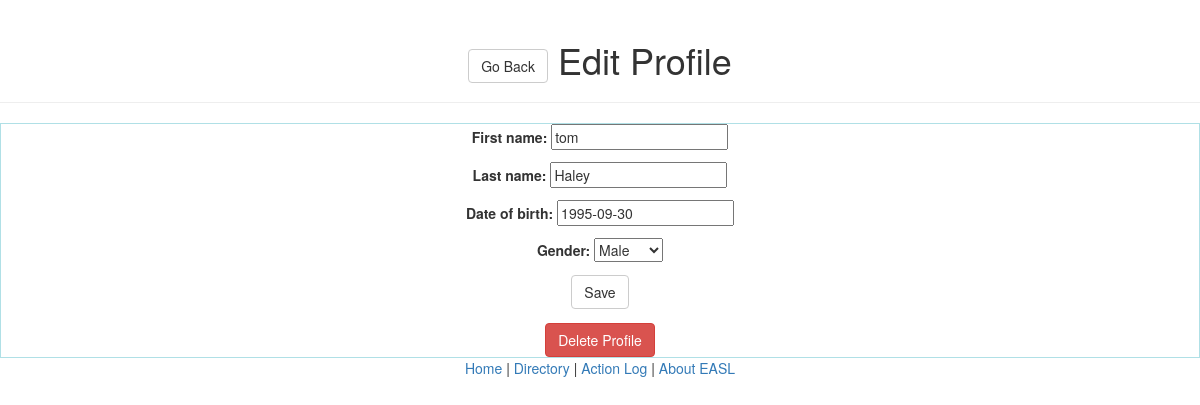
/edit_page/8/, run on an earlier commit of the app's database.
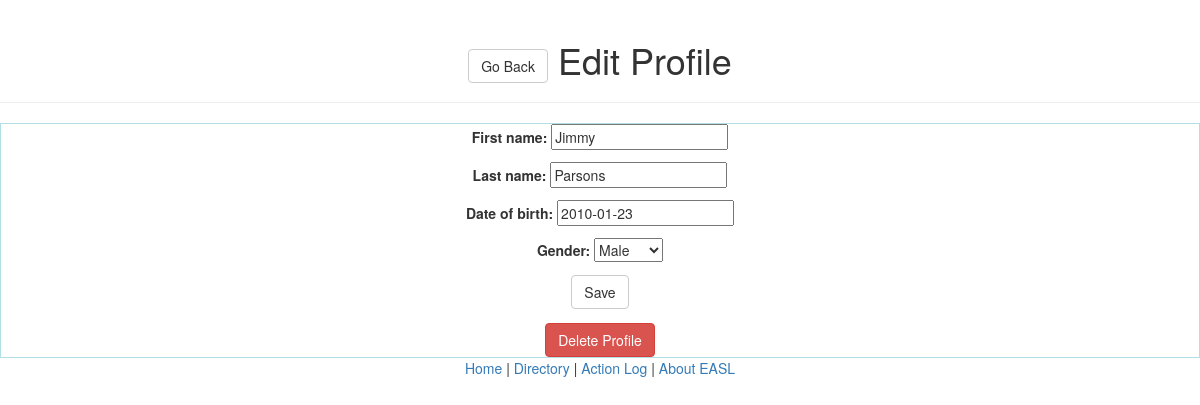
And on a later commit of the database.
### webApp/models.py (models this page shows, shortened)
class Student(models.Model):
    first_name = models.CharField(max_length=50)
    last_name = models.CharField(max_length=50)
    date_of_birth = models.DateField()
    gender = models.CharField(max_length=10, choices=[('M', 'Male'), ('F', 'Female')])
    class Meta:
        unique_together = [("first_name", "last_name", "date_of_birth")]
        ordering = ['last_name']

### webApp/views.py (the view, shortened to what this page needs)
# urls.py: url(r'edit_page/(\d+)/', views.edit_page, name='edit_page'),
def edit_page(request, id):
    try:
        student = Student.objects.get(id=id)
    except Student.DoesNotExist:
        raise Http404('Student not found')
    display_success = False
    form = StudentEditForm(initial={
            'first_name': student.first_name,
            'last_name': student.last_name,
            'date_of_birth': student.date_of_birth,
            'gender': student.gender
            })
    return render(request, 'edit_page.html',{'student': student, 'form': form, 'display_success': display_success})

### webApp/forms.py
class StudentEditForm(ModelForm):
    class Meta:
        model = Student
        fields=('first_name', 'last_name', 'date_of_birth','gender')
    first_name = forms.CharField(max_length=50)
    last_name = forms.CharField(max_length=50)
    date_of_birth = forms.DateField()
    gender = forms.Select(choices=GENDER_CHOICES)

### webApp/templates/edit_page.html (shortened to what this page needs)
{% extends "base.html" %}
{% block content %}
{% load bootstrap3 %}
{% bootstrap_css %}
<div class="page-header">
  <h1 class="text-center">
    <a class="btn btn-default" href="{% url 'student_detail' student.id %}";>Go Back</a>
    Edit Profile
  </h1>
</div>
<div id='form'>
  <form method="post">
    {{ form.as_p }}
    <input class="btn btn-default" type="submit" value="Save"/>
  </form>
  <a class="btn btn-danger" onclick="showDeletion()";>Delete Profile</a>
</div>
{% endblock %}

What changed in the data, as far as the page shows it:
changed Student "Male": first_name "tom" → "Jimmy"; last_name "Haley" → "Parsons"; date_of_birth "1995-09-30" → "2010-01-23"
